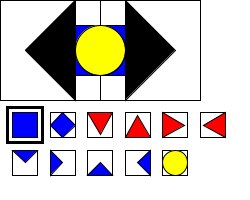
Frame 1 (no input)
Frame 60 (the mouse pressed at the canvas centre just before this capture): identical to frame 1, image omitted
Frame 120 (the mouse held since frame 60 and released just before this capture): identical to frame 1, image omitted

The Processing sketch that drew this single still picture (run headless with seeded random() and noise(); from frame 60 on, the mouse is pressed at the canvas centre):

// Processing sketch: shapeSelect_png
// ── shapeSelect_png.pde

float side = 25;
float scale = 1;
float x,y,x0,y0;
String[] shapeNameArray = {"SQUARE","TRIANGLEC1","QUARTERSQUARE","CIRCLE"};
int shapeIndex = 0;

void setup(){
  size(250,200);
  x = width/2;
  y = height/2;
  x0 = 0;
  y0 = 0;
}

void draw(){
   background(255);
   noFill();
   stroke(0);
   strokeWeight(1);
   if(mouseX > x0 && mouseX < x0 + 4*side && mouseY > x0 && mouseY < x0 + 4*side){
      fill(155);
   }
   else{
    noFill(); 
   }
   rect(x0,y0,4*side,4*side);
   if(mouseX > x0 + 4*side && mouseX < x0 + 8*side && mouseY > x0 && mouseY < x0 + 4*side){
      fill(155);
   }
   else{
    noFill(); 
   }   
   rect(x0 + 4*side,y0,4*side,4*side);
   fill(color(0,0,255));
   rect(x0 + 3*side,y0+side,2*side,2*side);
   fill(color(255,255,0));
   ellipse(x0 + 4*side,y0 + 2*side,2*side,2*side);
   fill(0);
   triangle(x0 + 3*side,y0,x0 + 3*side,y0+4*side,x0 + side,y0 + 2*side);
   triangle(x0 + 5*side,y0,x0 + 5*side,y0+4*side,x0 + 7*side,y0 + 2*side);

  for(int index = 0;index < 11;index++){
     y = y0 + 4.5*side + 1.5*side*int(index/6); 
     x = x0 + 0.5*side + 1.5*side*(index%6);
     drawShape(index);
     if(index == shapeIndex){
        strokeWeight(3);
        noFill();
        rect(x-0.2*side,y-0.2*side,1.4*side,1.4*side);
        strokeWeight(1);
     }
     else{
     }
  }

}

void drawShape(int localShapeIndex){
  switch(localShapeIndex){//squareC1
   case 0:
     stroke(0);
     strokeWeight(1);
     noFill();
     rect(x,y,scale*side,scale*side);
     fill(color(0,0,255));
     rect(x,y,scale*side,scale*side);
     break;
   case 1:
     stroke(0);
     strokeWeight(1);
     noFill();
     rect(x,y,scale*side,scale*side);
     fill(color(0,0,255));
     quad(x + 1*side,y + 0.5*side,x + 0.5*side,y + 1*side,x - 0.0*side,y + 0.5*side,x + 0.5*side,y - 0.0*side);
     break;
   case 2:  //triangleC1pointdown
     stroke(0);
     strokeWeight(1);
     noFill();
     rect(x,y,scale*side,scale*side);
     fill(color(255,0,0));
     triangle(x,y,x+scale*side,y,x + scale*side*cos(PI/3),y + scale*side*sin(PI/3));
     break;
   case 3:  //triangleC1pointUp
     stroke(0);
     strokeWeight(1);
     noFill();
     rect(x,y,scale*side,scale*side);
     fill(color(255,0,0));
     triangle(x,y + scale*side,x+scale*side,y + scale*side,x + scale*side*cos(PI/3),y + scale*side - scale*side*sin(PI/3));
     break;
   case 4:  //triangleC1pointRight
     stroke(0);
     strokeWeight(1);
     noFill();
     rect(x,y,scale*side,scale*side);
     fill(color(255,0,0));
     triangle(x,y,x,y + scale*side,x + scale*side*sin(PI/3),y + 0.5*scale*side);
     break;
   case 5:  //triangleC1pointLeft
     stroke(0);
     strokeWeight(1);
     noFill();
     rect(x,y,scale*side,scale*side);
     fill(color(255,0,0));
     triangle(x+scale*side,y,x+scale*side,y + scale*side,x + scale*side*(1-sin(PI/3)),y + 0.5*scale*side);
     break;
   case 6:  //quartersquaretop
     stroke(0);
     strokeWeight(1);
     noFill();
     rect(x,y,scale*side,scale*side);
     fill(color(0,0,255));
     triangle(x,y,x + scale*side,y,x + 0.5*scale*side,y + 0.5*scale*side);
     break;
   case 7:  //quartersquareleft
     stroke(0);
     strokeWeight(1);
     noFill();
     rect(x,y,scale*side,scale*side);
     fill(color(0,0,255));
     triangle(x,y,x,y + scale*side,x + 0.5*scale*side,y + 0.5*scale*side);
     break;
   case 8:  //quartersquarebottom
     stroke(0);
     strokeWeight(1);
     noFill();
     rect(x,y,scale*side,scale*side);
     fill(color(0,0,255));
     triangle(x,y + scale*side,x + scale*side,y + scale*side,x + 0.5*scale*side,y + 0.5*scale*side);
     break;
   case 9:  //quartersquareright
     stroke(0);
     strokeWeight(1);
     noFill();
     rect(x,y,scale*side,scale*side);
     fill(color(0,0,255));
     triangle(x + scale*side,y,x + scale*side,y + scale*side,x + 0.5*scale*side,y + 0.5*scale*side);
     break;
   case 10:  //circle
     stroke(0);
     strokeWeight(1);
     noFill();
     rect(x,y,scale*side,scale*side);
     fill(color(255,255,0));
     ellipse(x+0.5*side,y+0.5*side,side,side);
     break;

  }
}

void keyPressed(){
// shapeIndex = (shapeIndex + 1)%11; 
}

void mouseClicked() {
  fill(0);
  if(mouseX > x0 && mouseX < x0 + 4*side && mouseY > x0 && mouseY < x0 + 4*side){
       shapeIndex = (shapeIndex - 1)%11; 
       if(shapeIndex == -1){
           shapeIndex = 10;
       }
       else{}
       rect(x0,y0,4*side,4*side);
   }
   else{
   }
   if(mouseX > x0 + 4*side && mouseX < x0 + 8*side && mouseY > x0 && mouseY < x0 + 4*side){
       shapeIndex = (shapeIndex + 1)%11; 
       rect(x0 + 4*side,y0,4*side,4*side);
   }
   else{
   }     
}
